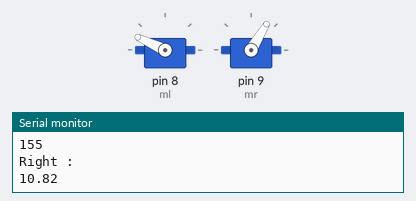
Recording of a sketch running on a simulated Arduino Uno, built with avr-gcc and run on an emulated ATmega328P. On the bench: 2 × servo, the last lines printed to the serial monitor.

Above: at 5.05 s.
At 6.8 s:
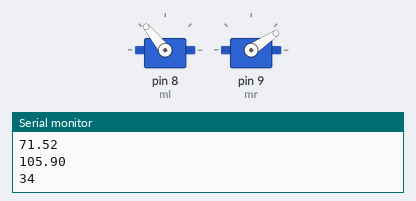
At 11.0 s:
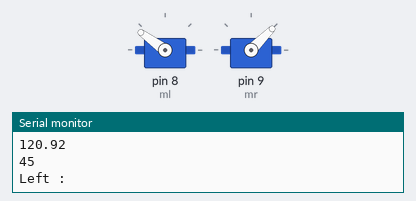
At 14.1 s:
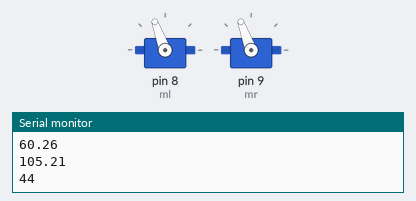
Timing chart, 0 to 16.8 s (numbered marks = the images above):
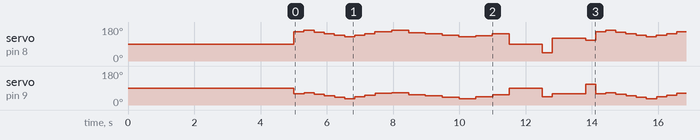

The sketch:

robotMoveJoystick.ino
```cpp
#include <Servo.h>

Servo ml,mr;

int i,j;

float pi= 3.1428;
float l=11.5; //l = 6 cm length of link

float x,y,dl,dr,hl,hr;
float pl1,pl2,pr1,pr2;
int tl,tr;

float angle_left(float x, float y){
  Serial.println("Left : ");

  dl= sqrt((x*x)+(y*y)); //distace between origin left and (x,y) point

  hl=sqrt((l*l)-((dl/2)*(dl/2))); //height of the triangle

  pl1=atan2(hl,dl/2); // phi 1, angle between d and axis

  pl2=atan2(y,x); // phi 2, angle between d and l

  tl= (pl1+pl2)*180/pi; // anglie between axis and l

  Serial.println(hl);
  Serial.println(pl1*180/pi);
  Serial.println(pl2*180/pi);
  Serial.println(tl);
  return tl;
  }

float angle_right(float x, float y){
  x-=6;

  Serial.println("Right : ");

  dr= sqrt(((x)*(x))+(y*y)); //distace between origin right and (x,y) point

  hr=sqrt((l*l)-((dr/2)*(dr/2))); //height of the triangle

  pr1=atan2(hr,dr/2); // phi 1, angle between d and axis

  pr2= atan2(y,x); // phi 2, angle between d and l

  tr=(pr2-pr1)*180/pi;

  Serial.println(hr);
  Serial.println(pr1*180/pi);
  Serial.println(pr2*180/pi);
  Serial.println(tr);
  return tr;
  }

// Extreme Left Point
void xleft(){
  mr.write(110);
  ml.write(110);
  }

// Extreme Right Point
void xright(){
  mr.write(45);
  ml.write(45);
  }


// Extreme Top Point
void xtop(){
  mr.write(90);
  ml.write(90);
}

//Extreme Bottom Point
void xbottom(){
  mr.write(60);
  ml.write(120);
}

void vertical_straight_line(){
  x=3;
  y=6;

  for(y=6;y<12;y+=0.5){
    ml.write(angle_left(x,y));
    mr.write(angle_right(x,y));
    delay(50);
  }

  for(y=11;y>5;y-=0.5){
    ml.write(angle_left(x,y));
    mr.write(angle_right(x,y));
    delay(50);
   }
}


void horizontal_straight_line(){
  x=0;
  y=6;
  for (x;x<7;x+=1){
    ml.write(angle_left(x,y));
    mr.write(angle_right(x,y));
    delay(500);
   }

}


void setup() {
  ml.attach(8);
  mr.attach(9);
  mr.write(90);
  ml.write(90);
  delay(5000);
  Serial.begin(9600);
}

void loop() {
  int a[8][2]={{1, 1}, {0, 2}, {1, 3}, {2, 3}, {3, 3}, {4, 2}, {3, 1}, {2, 1}}; //making 0
  //int a[12][2]={{1, 1}, {0, 2}, {0, 3}, {1, 4}, {2, 5}, {3, 5}, {4, 4}, {5, 3}, {5, 2}, {4, 1}, {3, 0}, {2, 0}}; //making O or dimond
  //int a[12][2]={{0,0}, {1,1}, {2,2}, {3,3}, {4,4}, {5,5},{5,5}, {4,4}, {3,3}, {2,2}, {1,1}, {0,0}};// making / digonal line
  //int a[20][2]={{0,0},{0,1},{0,2},{0,3},{0,4},{0,5},{1,5},{2,5},{3,5},{4,5},{5,5},{5,4},{5,3},{5,2},{5,1},{5,0},{4,0},{3,0},{2,0},{1,0}}; // making [] square

  for (i=0;i<sizeof(a)/4;i+=1){
    x=a[i][0];
    y=a[i][1]+5;

    ml.write(angle_left(x,y));
    mr.write(angle_right(x,y));
    delay(300);
  }

  x=1;
  y=1*2;
  y+=3;
  ml.write(angle_left(x,y));
  mr.write(angle_right(x,y));

  delay(500);

  x=0;
  y=2*2;
  y+=3;
  ml.write(angle_left(x,y));
  mr.write(angle_right(x,y));

  delay(500);

  x=1;
  y=3*2;
  y+=3;
  ml.write(angle_left(x,y));
  mr.write(angle_right(x,y));

  delay(500);

  x=2;
  y=3*2;
  y+=3;
  ml.write(angle_left(x,y));
  mr.write(angle_right(x,y));

  delay(500);

  x=3;
  y=3*2;
  y+=3;
  ml.write(angle_left(x,y));
  mr.write(angle_right(x,y));

  delay(500);

  x=4;
  y=2*2;
  y+=3;
  ml.write(angle_left(x,y));
  mr.write(angle_right(x,y));

  delay(500);

  x=3;
  y=1*2;
  y+=3;
  ml.write(angle_left(x,y));
  mr.write(angle_right(x,y));

  delay(500);

  x=2;
  y=1*2;
  y+=3;
  ml.write(angle_left(x,y));
  mr.write(angle_right(x,y));

  delay(500);


  x=3;
  y=11;
  ml.write(angle_left(x,y));
  mr.write(angle_right(x,y));


  xtop();
  delay(1000);
  xright();
  delay(300);
  xbottom();
  delay(1000);
  xleft();
  delay(300);

}
```

Measured:
- by itself, servo on pin 9 (mr): repeats every 9.1 s: 64° 0.31 s, 56° 0.31 s, 49° 0.31 s, 42° 0.31 s, 34° 0.31 s, 43° 0.31 s, 51° 0.31 s, 62° 0.51 s, 64° 0.51 s, 55° 0.51 s, 49° 0.51 s, 42° 0.51 s, 34° 0.51 s, 45° 0.51 s, 54° 0.50 s, 90° 1.0 s, 45° 0.30 s, 60° 1.0 s, 110° 0.31 s, 59° 0.31 s
- by itself, servo on pin 8 (ml): repeats every 9.1 s: 162° 0.31 s, 152° 0.31 s, 144° 0.31 s, 137° 0.31 s, 129° 0.31 s, 136° 0.31 s, 145° 0.31 s, 155° 0.51 s, 162° 0.51 s, 150° 0.51 s, 143° 0.51 s, 137° 0.51 s, 129° 0.51 s, 134° 0.51 s, 144° 0.51 s, 90° 1.0 s, 45° 0.30 s, 120° 1.0 s, 110° 0.30 s, 155° 0.31 s
